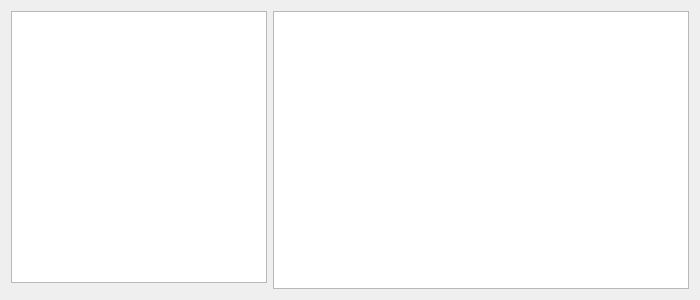
<?xml version="1.0" encoding="UTF-8"?>
<ui version="4.0">
 <class>ClassificationResultView</class>
 <widget class="QWidget" name="ClassificationResultView">
  <property name="geometry">
   <rect>
    <x>0</x>
    <y>0</y>
    <width>700</width>
    <height>300</height>
   </rect>
  </property>
  <property name="windowTitle">
   <string>Form</string>
  </property>
  <layout class="QGridLayout" name="gridLayout" columnstretch="0,1">
   <item row="0" column="0">
    <widget class="CustomTableWidget" name="tableWidget_classificationresult">
     <property name="verticalScrollBarPolicy">
      <enum>Qt::ScrollBarAsNeeded</enum>
     </property>
     <property name="horizontalScrollBarPolicy">
      <enum>Qt::ScrollBarAsNeeded</enum>
     </property>
     <property name="sizeAdjustPolicy">
      <enum>QAbstractScrollArea::AdjustIgnored</enum>
     </property>
     <property name="editTriggers">
      <set>QAbstractItemView::NoEditTriggers</set>
     </property>
     <property name="selectionMode">
      <enum>QAbstractItemView::NoSelection</enum>
     </property>
     <attribute name="horizontalHeaderCascadingSectionResizes">
      <bool>false</bool>
     </attribute>
     <attribute name="verticalHeaderCascadingSectionResizes">
      <bool>false</bool>
     </attribute>
     <attribute name="verticalHeaderStretchLastSection">
      <bool>false</bool>
     </attribute>
    </widget>
   </item>
   <item row="0" column="1" rowspan="2">
    <widget class="QGraphicsView" name="graphicsView_classificationresult"/>
   </item>
  </layout>
 </widget>
 <customwidgets>
  <customwidget>
   <class>CustomTableWidget</class>
   <extends>QTableWidget</extends>
   <header>customtablewidget.h</header>
  </customwidget>
 </customwidgets>
 <resources/>
 <connections/>
</ui>
